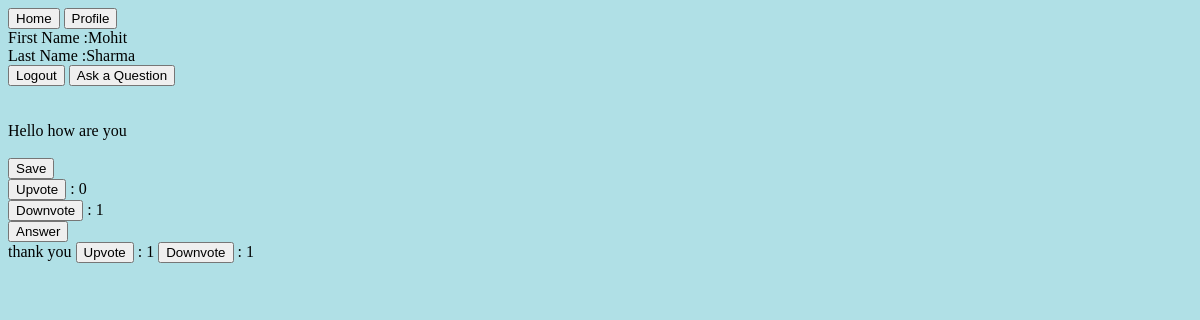
The app's page /home/dashboard/ (signed in), older data.
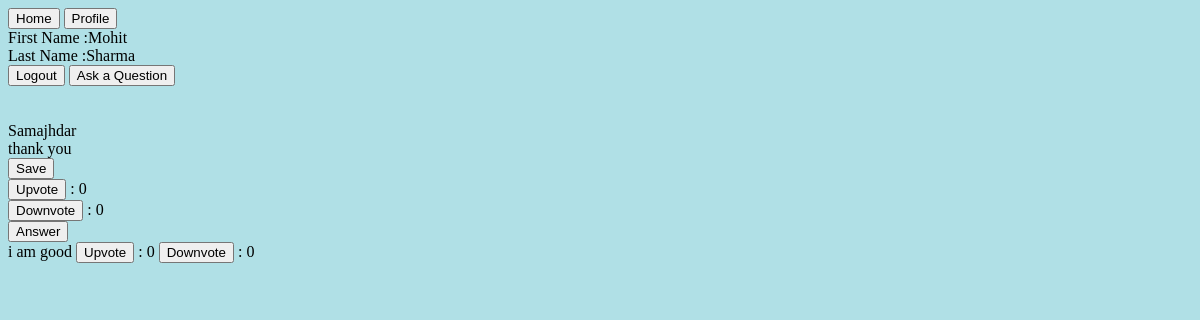
The same page, newer data.
### home/models.py (models this page shows, shortened)
class Question(models.Model):
	explaination = models.CharField(max_length = 300 , default = '')
	text = models.CharField(max_length = 140)
	upvote = models.IntegerField(default = 0)
	downvote = models.IntegerField(default = 0)
	user = models.ForeignKey(User, on_delete = models.CASCADE)
	topic_choices = (
		('topic1' , 'topic1'),
		('topic2' , 'topic2'),
		)
	interests = models.CharField(max_length = 10 , default = '',choices = topic_choices)
	creation_date = models.DateTimeField(default = timezone.now())

class Answer(models.Model):
	user = models.ForeignKey(User, on_delete = models.CASCADE)
	question = models.ForeignKey(Question , on_delete = models.CASCADE)
	text = models.CharField(max_length = 300)
	a_type = models.CharField(default = "text" , max_length = 10)
	path = models.CharField(max_length = 140 , default = "")
	upvote = models.IntegerField(default = 0)
	downvote = models.IntegerField(default = 0)
	creation_date = models.DateTimeField(default = timezone.now())
	class Meta:
		unique_together = ('user' , 'question',)

### home/views.py (the view)
# urls.py: path('dashboard/' , views.dashboard , name = 'dashboard'),
@login_required
def dashboard(request ):
	user = User.objects.get(username = request.user)
	interests  = Interests.objects.filter(user = user )
	list1 = []
	for interest in interests:
		list1.append(interest.interest)
	l1 = set(list1)
	question_id = set()
	questions = Question.objects.all().exclude(user = user).order_by('-creation_date')
	for question in questions:
		x = list(re.sub("[\[\]',]","",question.interests).split(" "))
		l2 = set(x)
		if l1.intersection(l2):
			question_id.add(question.id)
	if question_id:
		questions = Question.objects.filter(id__in = question_id).order_by('-creation_date')
	else:
		for question in questions:
			 question_id.add(question.id)
	answers = Answer.objects.filter(question_id__in = question_id)
	ups = Vote_q.objects.filter(question_id__in = question_id).filter(upvote = True)
	downs = Vote_q.objects.filter(question_id__in = question_id).filter(downvote = True)
	for question in questions:
		count = 0
		for up in ups:
			if up.question_id == question.id:
				count += 1
		question.upvote = count
		question.save()
	for question in questions:
		count = 0
		for down in downs:
			if down.question_id == question.id:
				count += 1
		question.downvote = count
		question.save()
	answer_id = set()
	for answer in answers:
		answer_id.add(answer.id)
	ups = Vote_a.objects.filter(answer_id__in = answer_id).filter(upvote = True)
	downs = Vote_a.objects.filter(answer_id__in = answer_id).filter(downvote = True)
	for answer in answers:
		count = 0
		for up in ups:
			if up.answer_id == answer.id:
				count += 1
		answer.upvote = count
		answer.save()
	for answer in answers:
		count = 0
		for down in downs:
			if down.answer_id == answer.id:
				count += 1
		answer.downvote = count
		answer.save()
	return render(request , "home/dashboard.html" , {'user':user , 'questions':questions ,'answers':answers})

### home/templates/home/dashboard.html (shortened to what this page needs)
<!DOCTYPE html>
<head>
</head>
<body style = "background-color: powderblue">
<a href="/home/dashboard/"><button type = "button">Home</button></a>
<a href="/profile/"><button type = "button">Profile</button></a>
<br>
	First Name :{{user.first_name}}<br>
	Last Name  :{{user.last_name}}<br>
	<a href = "/home/logout/"><button type = "button">Logout</button></a>
	<a href = "/home/ask/"><button type = "button">Ask a Question</button></a>
	<br><br>
	{% for question in questions %}
	<div>
	<br>
	{{question.text}}
	<br>
	{{question.explaination}}
	<br>
	<a href = "/home/question/{{question.id}}/save/"><button type = "button">Save</button></a>
	<br>
	<a href = "/home/question/{{question.id}}/upvote/"><button type = "button">Upvote</button></a> : {{question.upvote}}
	<br>
		<a href = "/home/question/{{question.id}}/downvote/"><button type = "button">Downvote</button></a>  : {{question.downvote}}
	<br>
	<a href = "/home/{{question.id}}/answer/"><button type = "button" >Answer</button></a>
	<br>
		<div>
	{% for answer in answers %}
		{% if answer.question_id == question.id %}
		{{answer.text}}
				<a href = "/home/answer/{{answer.id}}/upvote/"><button type = "button">Upvote</button></a>  : {{answer.upvote}}
				<a href = "/home/answer/{{answer.id}}/downvote/"><button type = "button">Downvote</button></a>  : {{answer.downvote}}
		<br>
		{% endif %}
	</div>
	{% endfor %}
</div>
	{% endfor %}
</body>

Row changes from the older to the newer data that the page shows:
removed Question: text "Hello how are you", upvote "0", downvote "1"
removed Answer: text "thank you", upvote "1", downvote "1", shown under "Hello how are you"
added Question: text "Samajhdar", explaination "thank you", upvote "0", downvote "0"
added Answer: text "i am good", upvote "0", downvote "0", shown under "Samajhdar"
